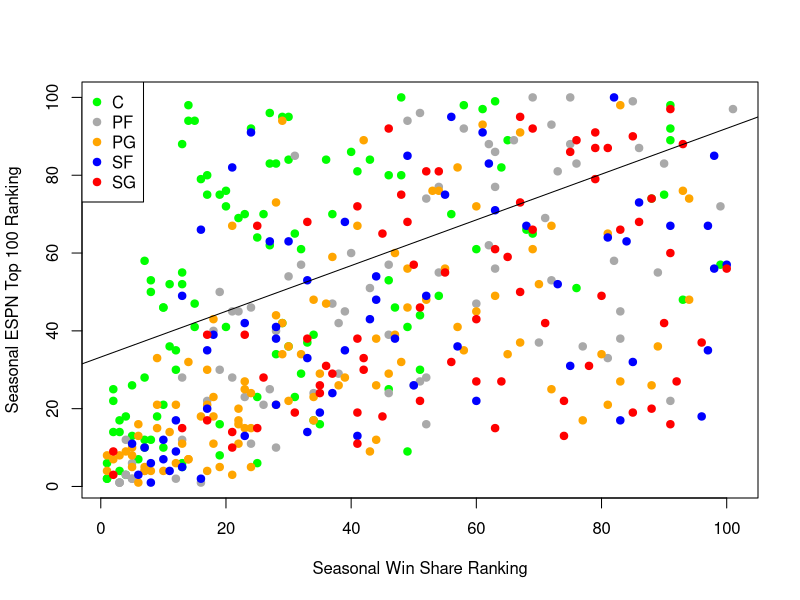
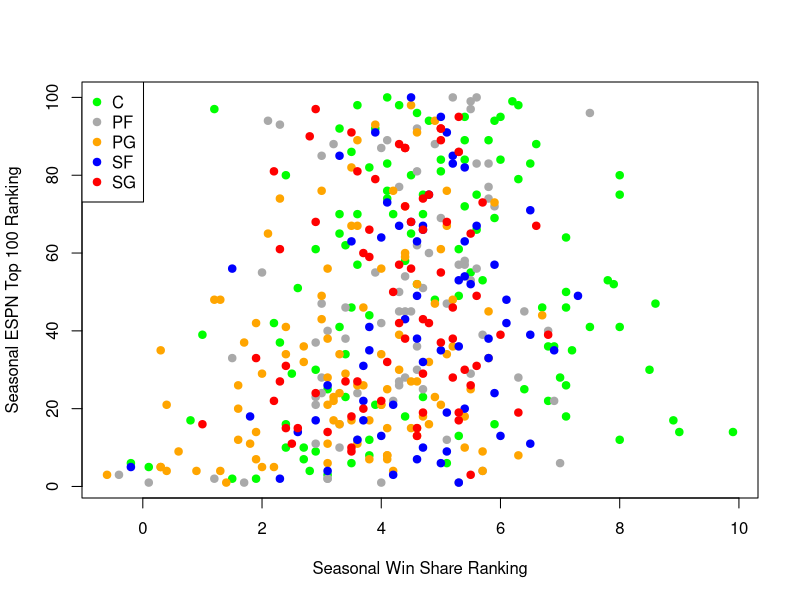

These charts were generated, in order, by the following R code: (Note: this script raises an error after producing the figures.)
# READ IN DATA 

library(readxl)
project_sheet <- read_excel("project sheet.xlsx")
View(project_sheet)


# MAIN PLOT AND SETTING UP THE BASE MODEL 

colors = c("green", "#A9A9A9","orange", "blue", "red")
center = ifelse(project_sheet$Position == "C", 1, 0)
sf = ifelse(project_sheet$Position == "SF", 1, 0)
sg = ifelse(project_sheet$Position == "SG", 1, 0)
pg = ifelse(project_sheet$Position == "PG", 1, 0)
pf = ifelse(project_sheet$Position == "PF", 1, 0)
plot(project_sheet$Ranking + sf + sg + sf + pf, project_sheet$`ESPN NEXT YR RANKING`, pch = 19, col = colors[factor(project_sheet$Position)], xlab = "Seasonal Win Share Ranking", ylab = "Seasonal ESPN Top 100 Ranking")
legend("topleft", legend = c("C", "PF", "PG", "SF", "SG"), pch = 19, col = colors)



#TESTING CENTER SIGNIFICANCE

plot3 = lm(`ESPN NEXT YR RANKING` ~ Ranking + sf + sg + pg + pf, data = project_sheet)
abline(plot3)
summary(plot3)


#TESTING POWER FORWARD SIGNIFICANCE

plot8 = lm(`ESPN NEXT YR RANKING` ~ Ranking + center + sg + pg + sf, data = project_sheet) 
summary(plot8)


# WS-BPM TESTING

plot(project_sheet$WS_BPM, project_sheet$`ESPN NEXT YR RANKING`, pch = 19, col = colors[factor(project_sheet$Position)], xlab = "Seasonal Win Share Ranking", ylab = "Seasonal ESPN Top 100 Ranking")
legend("topleft", legend = c("C", "PF", "PG", "SF", "SG"), pch = 19, col = colors)
plot5 = lm(`ESPN NEXT YR RANKING` ~ WS_BPM + center, data = project_sheet)
summary(plot5)


# MODEL FOR PREDICTING ESPN RANKING

plot4 = lm(`ESPN NEXT YR RANKING` ~ USG_PCT + BPM + Age + MPG + PER + `3PA_PCT` + WS_BPM + GP, data = project_sheet)  
summary(plot4)

# THIS MODEL HAS MINIMALLY LOWER R SQUARED AND HALF THE PREDICTORS

plot66 = lm(`ESPN NEXT YR RANKING` ~ USG_PCT + BPM + Age + MPG, data = project_sheet)  
summary(plot66)

# BPM PLOT AND MODEL

plot(project_sheet$BPM, project_sheet$`ESPN NEXT YR RANKING`, pch = 19, col = colors[factor(project_sheet$Position)], xlab = "BPM", ylab = "ESPN")
plot6 = lm(`ESPN NEXT YR RANKING` ~ BPM + center, data = project_sheet)
summary(plot6)
legend("topright", legend = c("C", "PF", "PG", "SF", "SG"), pch = 19, col = colors)
abline(plot6)


#TESTING GAMES PLAYED VERSUS MINUTES FOR COLLINEARITY AND POSITIONAL SIGNIFICANCE

plot(project_sheet$MP, project_sheet$GP, pch = 19, col = colors[factor(project_sheet$Position)], xlab = "Minutes Played", ylab = "Games Played")
plot9 = lm(GP ~ MP + center, data = project_sheet)
legend("topleft", legend = c("C", "PF", "PG", "SF", "SG"), pch = 19, col = colors)
abline(plot9)
summary(plot9)
vif(plot9)


#TESTING FOR MP SIGNIFICANCE FOR POINT GUARDS AND CENTERS

plot10 = lm(GP ~ MP + center + sg + sf + pf, data = project_sheet)
summary(plot10)
abline(plot10)

plot11 = lm(GP ~ MP + pg + sg + pf + sf, data = project_sheet)
abline(plot11)
summary(plot11)

